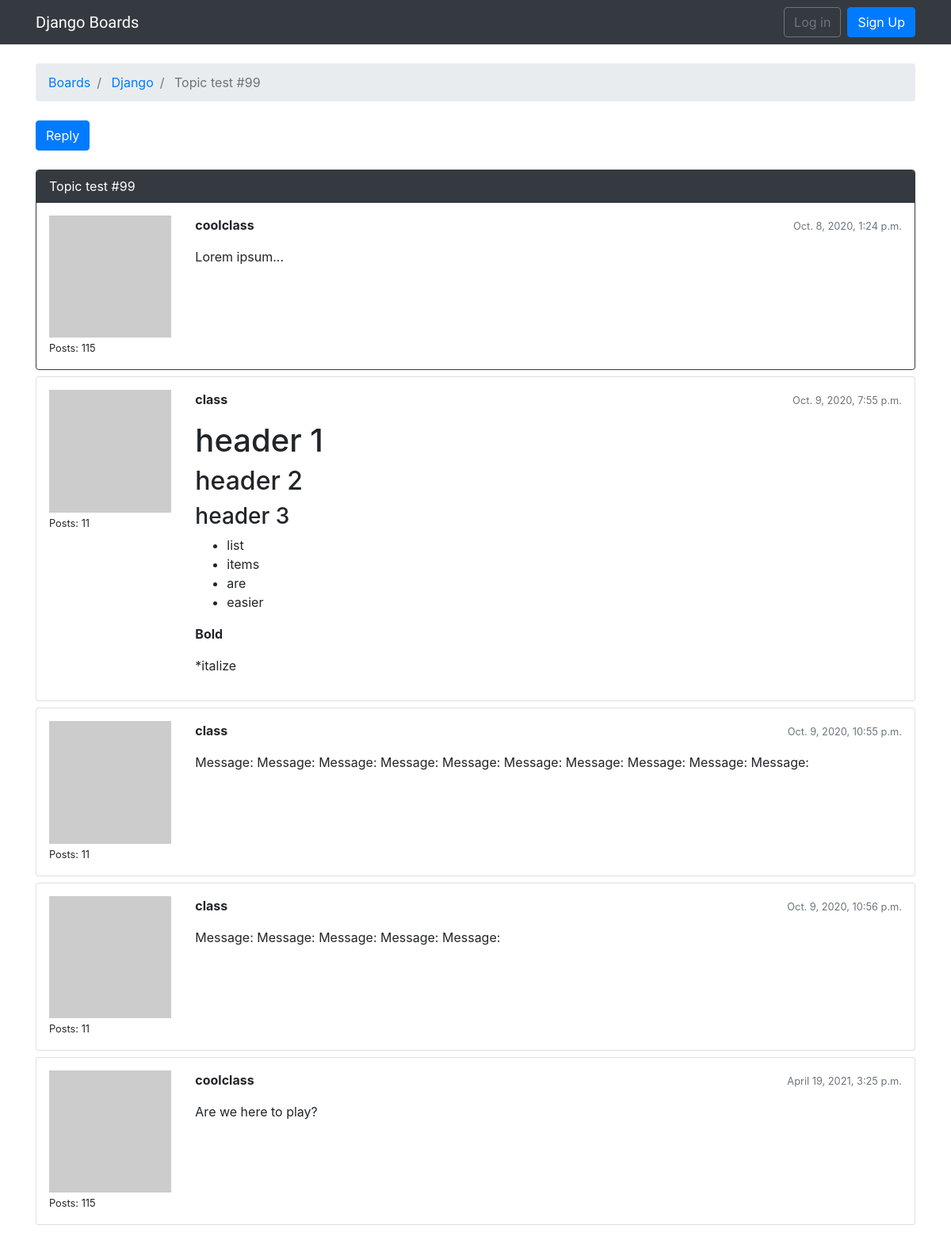
The app's page /boards/1/topics/105 with its own data.
### board/models.py (models this page shows, shortened)
class Topic(models.Model):
    subject = models.CharField(max_length = 255);
    last_updated = models.DateTimeField(auto_now_add = True)
    board = models.ForeignKey(Board, on_delete= models.CASCADE ,related_name='topics')
    starter = models.ForeignKey(User, on_delete= models.CASCADE ,related_name = 'topics')
    views = models.PositiveIntegerField(default=0)

class Board(models.Model):
    name = models.CharField(max_length = 30, unique = True)
    description = models.CharField(max_length = 100)

class Post(models.Model):
    message = models.TextField(max_length = 4000)
    topic = models.ForeignKey(Topic, on_delete= models.CASCADE , related_name = 'posts')
    created_at = models.DateTimeField(auto_now_add =True)
    updated_at = models.DateTimeField(null = True)
    created_by = models.ForeignKey(User,on_delete= models.CASCADE ,related_name = 'posts')
    updated_by = models.ForeignKey(User,on_delete= models.CASCADE , null=True, related_name = '+')
    def get_message_as_markdown(self):
        return mark_safe(markdown(self.message, safe_mode='escape'))

### board/views.py (the view)
# urls.py: path('boards/<int:pk>/topics/<int:topic_pk>', views.PostListView.as_view(), name ='topic_posts'),
class PostListView(ListView):
    model = Post
    context_object_name = 'posts'
    template_name = 'topic_posts.html'
    paginate_by = 20
    def get_context_data(self, **kwargs):
        session_key = 'views_topic_{}'.format(self.topic.pk)
        if not self.request.session.get(session_key, False):
            self.topic.views += 1
            self.topic.save()
            self.request.session[session_key] =True
        kwargs['topic'] = self.topic
        return super().get_context_data(**kwargs)
    def get_queryset(self):
        self.topic = get_object_or_404(Topic, board__pk=self.kwargs.get('pk'), pk=self.kwargs.get('topic_pk'))
        queryset = self.topic.posts.order_by('created_at')
        return queryset

### board/templatetags/gravatar.py (called while the page is built)
@register.filter
def gravatar(user):
    email = user.email.lower().encode('utf-8')
    default = 'mm'
    size = 256
    url = 'https://www.gravatar.com/avatar/{md5}?{params}'.format(
        md5=hashlib.md5(email).hexdigest(),
        params=urlencode({'d': default, 's': str(size)})
    )
    return url

### templates/topic_posts.html (shortened to what this page needs)
{% extends "base.html" %}
{% load humanize %}
{% load gravatar %}
{% load static %}
{% block breadcrumb %}
  <li class="breadcrumb-item"> <a href="{% url 'home' %}">Boards</a> </li>
  <li class="breadcrumb-item" ><a href="{% url 'board_topics' topic.board.pk %}"> {{ topic.board.name }}</a> </li>
  <li class="breadcrumb-item active" > {{ topic.subject }}</li>
{% endblock %}
{% block content %}
  <div class="mb-4">
    <a href="{% url 'reply_topic' topic.board.pk topic.pk %}" class="btn btn-primary" role="button">Reply</a>
  </div>
  {% for post in posts %}
      <div id="{{ post.pk }}"  class="card {% if forloop.last %}mb-4 {% else %}mb-2{% endif %} {% if forloop.first %}border-dark{% endif %}">
        {% if forloop.first %}
          <div class="card-header text-white bg-dark py-2 px-3">
            {{ topic.subject }}
          </div>
        {% endif %}
        <div class="card-body p-3">
          <div class="row">
            <div class="col-2">
              <img src="{{ post.created_by|gravatar }}" alt="{{ post.created_by.username }}" class="w-100">
              <small>Posts: {{ post.created_by.posts.count }}</small>
            </div>
            <div class="col-10">
              <div class="row mb-3">
                <div class="col-6">
                  <strong class="test-muted">{{ post.created_by.username }}</strong>
                </div>
                <div class="col-6 text-right">
                  <small class="text-muted">{{ post.created_at|naturaltime }}</small>
                </div>
              </div>
              {{ post.get_message_as_markdown }}
            </div>
          </div>
        </div>
      </div>
  {% endfor %}
{% endblock %}

### records on screen
Topic: board.name "Django", subject "Topic test #99"
Post: created_by.posts.count "115", created_by.username "coolclass", created_at "Oct. 8, 2020, 1:24 p.m.", get_message_as_markdown "Lorem ipsum..."
Post: created_by.posts.count "11", created_by.username "class", created_at "Oct. 9, 2020, 7:55 p.m.", get_message_as_markdown "header 1 header 2 header 3 list items are easier Bold *italize"
Post: created_by.posts.count "11", created_by.username "class", created_at "Oct. 9, 2020, 10:55 p.m.", get_message_as_markdown "Message: Message: Message: Message: Message: Message: Message: Message: Message: Message:"
Post: created_by.posts.count "11", created_by.username "class", created_at "Oct. 9, 2020, 10:56 p.m.", get_message_as_markdown "Message: Message: Message: Message: Message:"
Post: created_by.posts.count "115", created_by.username "coolclass", created_at "April 19, 2021, 3:25 p.m.", get_message_as_markdown "Are we here to play?"
